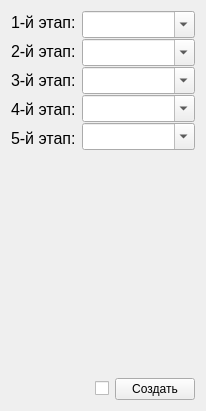
       <widget class="QWidget" name="page_6">
        <property name="geometry">
         <rect>
          <x>0</x>
          <y>0</y>
          <width>206</width>
          <height>411</height>
         </rect>
        </property>
        <attribute name="label">
         <string>Система</string>
        </attribute>
        <layout class="QVBoxLayout" name="verticalLayout_11">
         <item>
          <layout class="QFormLayout" name="formLayout">
           <item row="0" column="0">
            <layout class="QVBoxLayout" name="verticalLayout_3">
             <property name="spacing">
              <number>6</number>
             </property>
             <property name="leftMargin">
              <number>0</number>
             </property>
             <item>
              <widget class="QLabel" name="label_10">
               <property name="font">
                <font>
                 <pointsize>12</pointsize>
                 <italic>false</italic>
                </font>
               </property>
               <property name="text">
                <string>1-й этап:</string>
               </property>
              </widget>
             </item>
             <item>
              <widget class="QLabel" name="label_15">
               <property name="font">
                <font>
                 <pointsize>12</pointsize>
                 <italic>false</italic>
                </font>
               </property>
               <property name="text">
                <string>2-й этап:</string>
               </property>
              </widget>
             </item>
             <item>
              <widget class="QLabel" name="label_17">
               <property name="font">
                <font>
                 <pointsize>12</pointsize>
                 <italic>false</italic>
                </font>
               </property>
               <property name="text">
                <string>3-й этап:</string>
               </property>
              </widget>
             </item>
             <item>
              <widget class="QLabel" name="label_29">
               <property name="font">
                <font>
                 <pointsize>12</pointsize>
                 <italic>false</italic>
                </font>
               </property>
               <property name="text">
                <string>4-й этап:</string>
               </property>
              </widget>
             </item>
             <item>
              <widget class="QLabel" name="label_59">
               <property name="font">
                <font>
                 <pointsize>12</pointsize>
                 <italic>false</italic>
                </font>
               </property>
               <property name="text">
                <string>5-й этап:</string>
               </property>
              </widget>
             </item>
            </layout>
           </item>
           <item row="0" column="1">
            <layout class="QVBoxLayout" name="verticalLayout_2">
             <property name="spacing">
              <number>1</number>
             </property>
             <property name="rightMargin">
              <number>0</number>
             </property>
             <item>
              <widget class="QComboBox" name="comboBox_etap_1">
               <property name="font">
                <font>
                 <pointsize>12</pointsize>
                 <italic>false</italic>
                </font>
               </property>
               <property name="editable">
                <bool>true</bool>
               </property>
              </widget>
             </item>
             <item>
              <widget class="QComboBox" name="comboBox_etap_2">
               <property name="font">
                <font>
                 <pointsize>12</pointsize>
                 <italic>false</italic>
                </font>
               </property>
               <property name="editable">
                <bool>true</bool>
               </property>
              </widget>
             </item>
             <item>
              <widget class="QComboBox" name="comboBox_etap_3">
               <property name="font">
                <font>
                 <pointsize>12</pointsize>
                 <italic>false</italic>
                </font>
               </property>
               <property name="editable">
                <bool>true</bool>
               </property>
              </widget>
             </item>
             <item>
              <widget class="QComboBox" name="comboBox_etap_4">
               <property name="font">
                <font>
                 <pointsize>12</pointsize>
                 <italic>false</italic>
                </font>
               </property>
               <property name="editable">
                <bool>true</bool>
               </property>
              </widget>
             </item>
             <item>
              <widget class="QComboBox" name="comboBox_etap_5">
               <property name="font">
                <font>
                 <pointsize>12</pointsize>
                 <italic>false</italic>
                </font>
               </property>
               <property name="editable">
                <bool>true</bool>
               </property>
              </widget>
             </item>
            </layout>
           </item>
          </layout>
         </item>
         <item>
          <spacer name="verticalSpacer">
           <property name="orientation">
            <enum>Qt::Vertical</enum>
           </property>
           <property name="sizeHint" stdset="0">
            <size>
             <width>20</width>
             <height>40</height>
            </size>
           </property>
          </spacer>
         </item>
         <item>
          <layout class="QHBoxLayout" name="horizontalLayout">
           <property name="spacing">
            <number>6</number>
           </property>
           <item>
            <spacer name="horizontalSpacer">
             <property name="orientation">
              <enum>Qt::Horizontal</enum>
             </property>
             <property name="sizeHint" stdset="0">
              <size>
               <width>40</width>
               <height>20</height>
              </size>
             </property>
            </spacer>
           </item>
           <item>
            <widget class="QCheckBox" name="checkBox_3">
             <property name="text">
              <string/>
             </property>
            </widget>
           </item>
           <item>
            <widget class="QPushButton" name="Button_system_made">
             <property name="sizePolicy">
              <sizepolicy hsizetype="Minimum" vsizetype="Fixed">
               <horstretch>0</horstretch>
               <verstretch>0</verstretch>
              </sizepolicy>
             </property>
             <property name="text">
              <string>Создать</string>
             </property>
            </widget>
           </item>
          </layout>
         </item>
        </layout>
       </widget>
